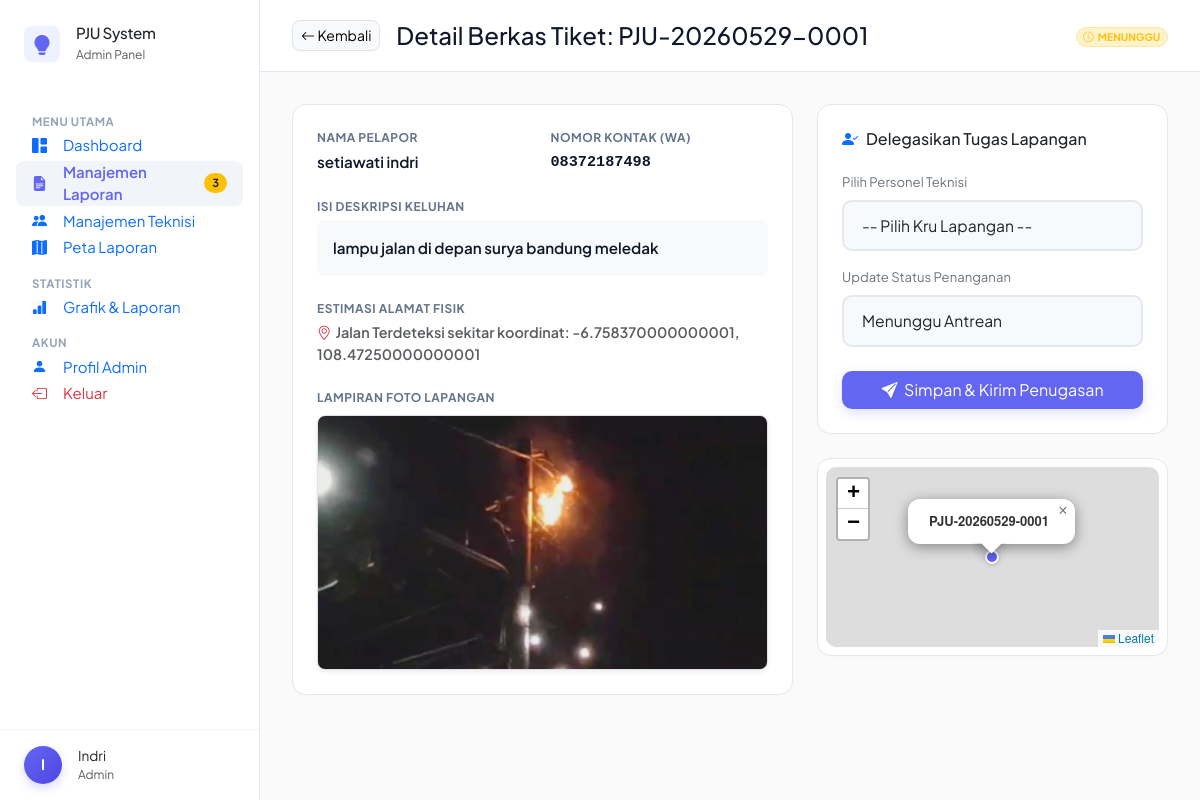
The page /pju_uas/admin/detail_laporan.php?id=6 (signed in) on the database its author committed.
### tables this page shows
CREATE TABLE `laporan` (
  `id` int(10) UNSIGNED NOT NULL,
  `kode_laporan` varchar(20) NOT NULL COMMENT 'Format: PJU-YYYYMMDD-XXXX',
  `nama_pelapor` varchar(100) NOT NULL,
  `no_hp` varchar(20) NOT NULL,
  `deskripsi` text NOT NULL,
  `foto` varchar(255) DEFAULT NULL,
  `latitude` decimal(10,8) NOT NULL,
  `longitude` decimal(11,8) NOT NULL,
  `alamat_lokasi` varchar(500) DEFAULT NULL,
  `status` enum('menunggu','diproses','dalam_perjalanan','selesai','dibatalkan') NOT NULL DEFAULT 'menunggu',
  `teknisi_id` int(10) UNSIGNED DEFAULT NULL,
  `estimasi_selesai` datetime DEFAULT NULL,
  `catatan_teknisi` text DEFAULT NULL,
  `created_at` timestamp NOT NULL DEFAULT current_timestamp(),
  `updated_at` timestamp NOT NULL DEFAULT current_timestamp() ON UPDATE current_timestamp()
);

### pju_uas/admin/detail_laporan.php (the view, shortened to what this page needs)
<?php
require_once dirname(__DIR__) . '/config/app.php';
$db          = getDB();
$id = isset($_GET['id']) ? (int)$_GET['id'] : 0;
$stmt = $db->prepare("
    SELECT l.*, t.nama AS nama_teknisi, t.no_hp AS hp_teknisi
    FROM laporan l
    LEFT JOIN teknisi t ON l.teknisi_id = t.id
    WHERE l.id = ? LIMIT 1
");
$stmt->execute([$id]);
$l = $stmt->fetch();
include dirname(__DIR__) . '/templates/header.php';
?>
<div class="admin-wrapper">
  <?php include dirname(__DIR__) . '/templates/admin_sidebar.php'; ?>
  <main class="main-content">
    <div class="topbar-clean d-flex justify-content-between align-items-center">
      <div class="d-flex align-items-center gap-3">
        <a href="<?= BASE_URL ?>/admin/laporan.php" class="btn btn-sm btn-light border px-2.5 py-1.5" style="border-radius: 8px;">
          <i class="bi bi-arrow-left"></i> Kembali
        </a>
        <h4 class="fw-800 mb-0" style="color: #0F172A;">Detail Berkas Tiket: <?= e($l['kode_laporan']) ?></h4>
      </div>
      <div><?= statusBadge($l['status']) ?></div>
    </div>
    <div class="content-padding">
      <div class="row g-4">
        <div class="col-12 col-lg-7">
          <div class="card-clean-panel d-flex flex-column gap-4">
            <div class="row g-3">
              <div class="col-6">
                <div class="info-title">Nama Pelapor</div>
                <div class="info-value"><?= e($l['nama_pelapor']) ?></div>
              </div>
              <div class="col-6">
                <div class="info-title">Nomor Kontak (WA)</div>
                <div class="info-value font-monospace"><?= e($l['no_hp']) ?></div>
              </div>
            </div>
            <div>
              <div class="info-title">Isi Deskripsi Keluhan</div>
              <div class="info-value p-3 bg-light rounded-3 fw-500" style="line-height: 1.6;"><?= e($l['deskripsi']) ?></div>
            </div>
            <div>
              <div class="info-title">Estimasi Alamat Fisik</div>
              <div class="info-value text-muted fw-500" style="font-size: 0.9rem;"><i class="bi bi-geo-alt me-1 text-danger"></i><?= e($l['alamat_lokasi'] ?? 'Koordinat terlampir') ?></div>
            </div>
            <div>
              <div class="info-title mb-2">Lampiran Foto Lapangan</div>
              <?php if ($l['foto']): ?>
                <img src="<?= UPLOAD_URL . e($l['foto']) ?>" class="img-fluid rounded-3 border w-100 shadow-sm" style="max-height: 280px; object-fit: cover;">
              <?php else: ?>
                <div class="p-4 bg-light text-center rounded-3 text-muted small fw-600">Pelapor tidak melampirkan foto fisik.</div>
              <?php endif; ?>
            </div>
          </div>
        </div>
        <div class="col-12 col-lg-5">
          <div class="card-clean-panel mb-4">
            <h5 class="fw-800 text-dark mb-4" style="font-size: 1rem;"><i class="bi bi-person-check-fill me-2 text-primary"></i>Delegasikan Tugas Lapangan</h5>
            <form method="POST" action="">
              <div class="mb-3">
                <label class="small fw-700 mb-2 d-block text-secondary">Pilih Personel Teknisi</label>
                <select name="teknisi_id" class="form-select p-2.5 bg-light fw-600" style="border-radius: 10px;" required>
                  <option value="">-- Pilih Kru Lapangan --</option>
                </select>
              </div>
              <div class="mb-4">
                <label class="small fw-700 mb-2 d-block text-secondary">Update Status Penanganan</label>
                <select name="status" class="form-select p-2.5 bg-light fw-600" style="border-radius: 10px;" required>
                  <option value="menunggu"         <?= $l['status'] === 'menunggu' ? 'selected' : '' ?>>Menunggu Antrean</option>
                </select>
              </div>
              <button type="submit" class="btn text-white w-100 py-2.5 fw-700"
                      style="background-color: #6366F1; border-radius: 10px; box-shadow: 0 4px 12px rgba(99,102,241,0.2);">
                <i class="bi bi-send-fill me-1"></i> Simpan & Kirim Penugasan
              </button>
            </form>
          </div>
          <div class="card-clean-panel p-2">
            <div id="map-detail-tiang" style="height: 180px; border-radius: 10px;"></div>
          </div>
        </div>
      </div>
    </div>
  </main>
</div>
<?php
include dirname(__DIR__) . '/templates/footer.php';
?>

### pju_uas/config/app.php (shortened to what this page needs)
<?php
function e(string $str): string {
    return htmlspecialchars($str, ENT_QUOTES | ENT_HTML5, 'UTF-8');
}
function statusBadge(string $status): string {
    return match($status) {
        'menunggu'         => '<span class="badge bg-warning-subtle text-warning border border-warning-subtle px-2.5 py-1.5 rounded-pill fw-700 text-uppercase" style="font-size:0.65rem;"><i class="bi bi-clock me-1"></i>Menunggu</span>',
        'diproses'         => '<span class="badge bg-primary-subtle text-primary border border-primary-subtle px-2.5 py-1.5 rounded-pill fw-700 text-uppercase" style="font-size:0.65rem;"><i class="bi bi-gear me-1"></i>Diproses</span>',
        'dalam_perjalanan' => '<span class="badge bg-info-subtle text-info border border-info-subtle px-2.5 py-1.5 rounded-pill fw-700 text-uppercase" style="font-size:0.65rem;"><i class="bi bi-truck me-1"></i>Di Jalan</span>',
        'selesai'          => '<span class="badge bg-success-subtle text-success border border-success-subtle px-2.5 py-1.5 rounded-pill fw-700 text-uppercase" style="font-size:0.65rem;"><i class="bi bi-check-circle me-1"></i>Selesai</span>',
        'dibatalkan'       => '<span class="badge bg-danger-subtle text-danger border border-danger-subtle px-2.5 py-1.5 rounded-pill fw-700 text-uppercase" style="font-size:0.65rem;"><i class="bi bi-x-circle me-1"></i>Batal</span>',
        default            => '<span class="badge bg-secondary-subtle text-secondary border border-secondary-subtle px-2.5 py-1.5 rounded-pill fw-700 text-uppercase" style="font-size:0.65rem;">Tidak Diketahui</span>',
    };
}

### pju_uas/css/style.css (style rules this page uses)
:root { --pju-primary: #06B6D4; --pju-primary-dark:#0891B2; --pju-yellow: #FBBF24; --pju-orange: #F97316; --pju-dark: #0F172A; --pju-card-bg: rgba(255, 255, 255, 0.85); --pju-border: rgba(226, 232, 240, 0.8); --pju-text: #334155; --pju-text-muted: #64748B; --pju-sidebar-w: 260px; --pju-radius: 24px; --pju-shadow: 0 20px 40px -15px rgba(6, 182, 212, 0.1); --pju-shadow-lg: 0 30px 60px -15px rgba(6, 182, 212, 0.2); --transition: all 0.35s cubic-bezier(0.4, 0, 0.2, 1); --pju-bg-light: #F8FAFC; }
*, *::before, *::after { box-sizing: border-box; }
body { font-family: 'Plus Jakarta Sans', sans-serif; font-size: 15px; color: var(--pju-text); background: var(--pju-bg-light); transition: var(--transition); -webkit-font-smoothing: antialiased; }
a { text-decoration: none; transition: var(--transition); }
.form-control, .form-select { border: 2px solid #E2E8F0; border-radius: 14px; padding: 12px 18px; font-size: 0.98rem; transition: var(--transition); background: #fff; }

### pju_uas/admin/detail_laporan.php (style rules this page uses)
body { background-color: #FAFAFB !important; color: #1E293B; }
.admin-wrapper { display: flex; min-height: 100vh; }
.main-content { margin-left: 260px; flex-grow: 1; padding: 0; background-color: #FAFAFB; }
.topbar-clean { background: #FFFFFF; padding: 20px 32px; border-bottom: 1px solid #E2E8F0; }
.content-padding { padding: 32px; }
.card-clean-panel { background: #FFFFFF; border: 1px solid #E2E8F0; border-radius: 14px; padding: 24px; box-shadow: 0 1px 3px rgba(0,0,0,0.02); }
.info-title { font-size: 0.75rem; font-weight: 700; color: #64748B; text-transform: uppercase; letter-spacing: 0.5px; margin-bottom: 4px; }
.info-value { font-size: 0.95rem; font-weight: 600; color: #0F172A; }

### rows shown on the page
laporan: kode_laporan "PJU-20260529-0001", status "MENUNGGU", nama_pelapor "setiawati indri", no_hp "08372187498", deskripsi "lampu jalan di depan surya bandung meledak", alamat_lokasi "Jalan Terdeteksi sekitar koordinat: -6.758370000000001, 108.47250000000001", foto (picture), status "Menunggu Antrean"

### other values the page prints
$s "3"
substr($_SESSION['admin_nama'] ?? 'A', 0, 1) "I"
$_SESSION['admin_nama'] "Indri"
$_SESSION['admin_role'] "Admin"
